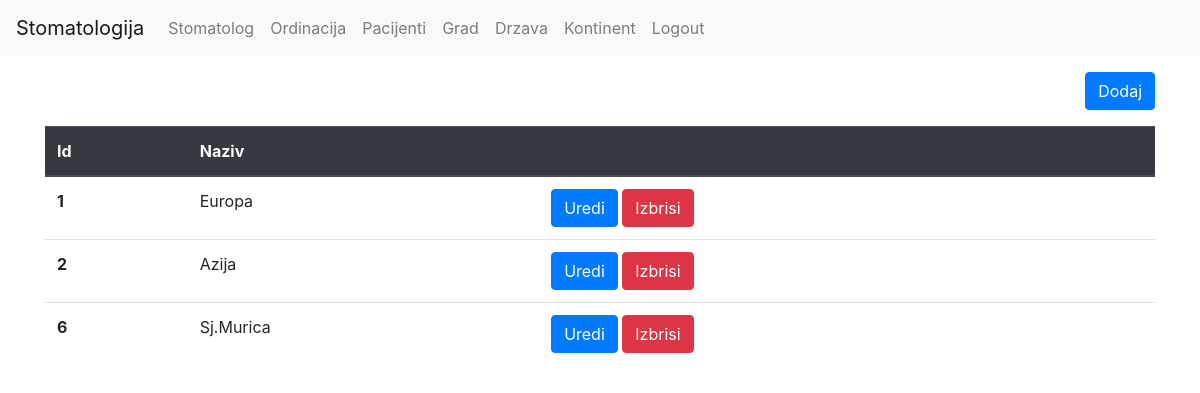
The app's page /kontinent/index.php (signed in) with its own data.
### tables this page shows
CREATE TABLE `kontinent` (
  `id` int(11) NOT NULL,
  `continent_name` varchar(255) NOT NULL
);

### kontinent/index.php (the view, shortened to what this page needs)
<?php
require('../util/db.php');
require('../frontend/header.php');
require('../frontend/footer.php');
$stmt = $db->query('SELECT * FROM kontinent');
$rows = $stmt->fetchAll();
echo $header;
?>
<div class="container">
	<a href="/stomatologija/kontinent/form.php" class="btn btn-primary mt-3 mb-3 float-right">Dodaj</a>
	<table class="table">
	  <thead>
	  <thead class="thead-dark">
		  <th scope="col">Id</th>
		  <th scope="col">Naziv</th>
		  <th scope="col"></th>
	  </thead>
	  <tbody>
		<?php foreach($rows as $row) { ?>
		<tr>
		  <th scope="row"><?php echo $row['id']; ?></th>
		  <td><?php echo $row['continent_name']; ?></td>
		  <td>
		  <a class="btn btn-primary" href="/stomatologija/kontinent/form.php?id=<?php echo $row['id']; ?>">Uredi</a>
		  <a class="btn btn-danger" href="/stomatologija/kontinent/delete.php?id=<?php echo $row['id']; ?>">Izbrisi</a>
		  </td>
		</tr>
		<?php } ?>
	  </tbody>
	</table>
</div>
<?php
echo $footer;
?>

### records on screen
kontinent: id "1", continent_name "Europa"
kontinent: id "2", continent_name "Azija"
kontinent: id "6", continent_name "Sj.Murica"
